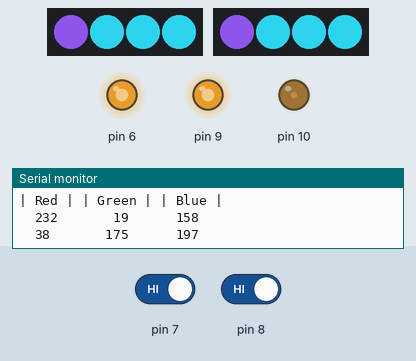
Bench run of a sketch on a simulated Arduino Uno, built with avr-gcc and run on an emulated ATmega328P. Parts: 2 × 4 RGB LEDs in strip order, left to right, output pins drawn as LEDs (lit = HIGH), the last lines printed to the serial monitor. Inputs (shaded band) come from the test bench; at power-on: pin 7 HIGH, pin 8 HIGH. Dim RGB values are drawn brighter than linear; random numbers use the default seed unless the sketch sets one; pins used as bus, display or sensor lines are not drawn.

Above: at 1.28 s.
1.3 s: pin 7 driven LOW
At 1.88 s:
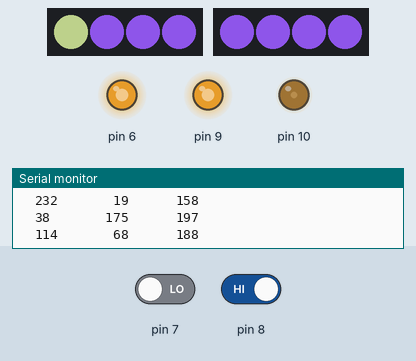
4.5 s: pin 7 driven HIGH
At 4.89 s:
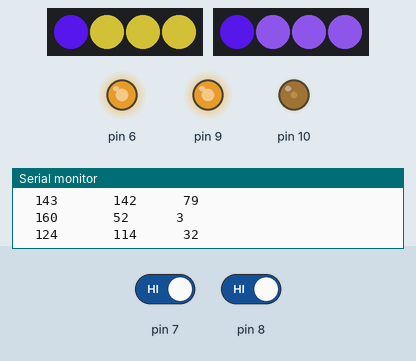
7.7 s: pin 8 driven LOW
At 7.91 s:
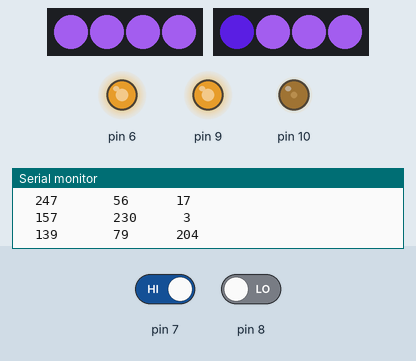
10.9 s: pin 8 driven HIGH
At 11.52 s:
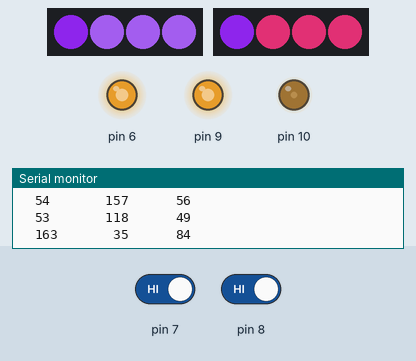
14.1 s: pin 7 driven LOW
At 14.54 s:
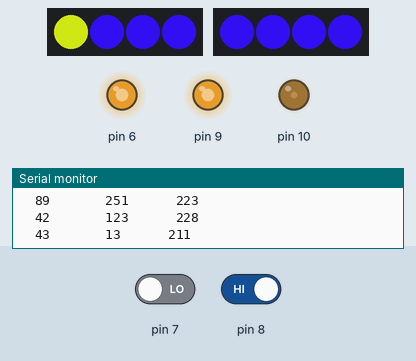
17.3 s: pin 7 driven HIGH
At 17.55 s:
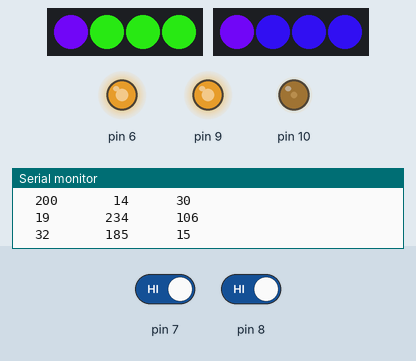
Timing chart, 0 to 23.3 s (numbered marks = the images above; inputs shaded):
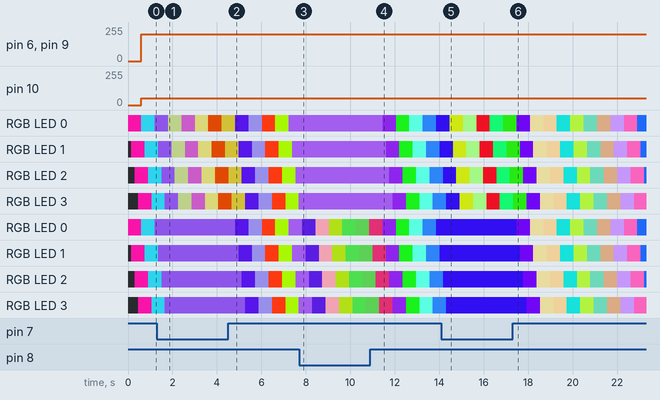

The sketch:

micA_0.1.ino
```cpp
#include <Adafruit_NeoPixel.h>
#include <Arduino.h>

//читаємо термінал
int waiting_time = 10;
int waiting_time_out = 50;
bool bY = 0;

volatile uint32_t debounce;
volatile uint32_t debounce2;
String inString;


bool buttL;        //кнопкаL
bool buttR;        //кнопкаR


#define PINL 3   // входной контакт Neopixel
#define PINR 4   // входной контакт Neopixel
#define NUMPIXELS 4 // количество неопикселей в ринге

Adafruit_NeoPixel pixelsL = Adafruit_NeoPixel(NUMPIXELS, PINL, NEO_GRB + NEO_KHZ800);
Adafruit_NeoPixel pixelsR = Adafruit_NeoPixel(NUMPIXELS, PINR, NEO_GRB + NEO_KHZ800);

byte redColor, greenColor, blueColor;


void setup() {

  pinMode(9, OUTPUT);
  pinMode(6, OUTPUT);
  pinMode(10, OUTPUT);
  pinMode(3, OUTPUT);


  pinMode(8, INPUT );//кнопка
  pinMode(7, INPUT);//кнопка

  pixelsL.begin(); // Инициализирует библиотеку NeoPixel.
  pixelsR.begin(); // Инициализирует библиотеку NeoPixel.

  Serial.begin (9600); // Задаем скорость обмена com-порта 9600

  Serial.println(F("|setup|"));
  Serial.print(F("|NUMPIXELS : "));
  Serial.print(NUMPIXELS);
  Serial.print(F("|"));
  Serial.println(F(""));

  Serial.print(F("| Red | "));
  Serial.print(F("| Green | "));
  Serial.print(F("| Blue |  "));
  Serial.println(F(""));


}

void loop() {


   /////////////////// //читаємо термінал
if (Serial.available() > 0) {

  char inChar = Serial.read();
  inString += inChar;
  debounce = millis();
  }

  if (millis() - debounce >= waiting_time && inString != "") {
    debounce = millis();
    waiting_time_out = inString.toInt();

    if (waiting_time_out == 0) waiting_time_out = 1;

    Serial.println("___________________________________________________");
    Serial.print("Result times : ");
    Serial.println("");


    Serial.println("___________________________________________________");
    Serial.print("next time = ");
    Serial.print(waiting_time_out);
    Serial.println(" m.c.");
    Serial.println("___________________________________________________");
    inString = "";


  }

     if (millis() - debounce2 >= waiting_time_out) {
     debounce2 = millis();
     bY = !bY;
     analogWrite(10, waiting_time_out);
     analogWrite(3, waiting_time_out);
     analogWrite(9, 200);
     analogWrite(6, 200);


  }


  buttL = !digitalRead(8);
  buttR = !digitalRead(7);


  setColor();

}

// setColor()
// выбирает случайные значения для RGB

void setColor(){


  redColor = random(0, 255);
  greenColor = random(0,255);
  blueColor = random(0, 255);

   if (buttR == 0 || buttL == 0) {
  for (int i = 0 ; i < NUMPIXELS; i++ ) {

    // пикселей. Цвет принимает значения RGB, от 0,0,0 до 255,255,255.


      if (buttR == 0 ) {
      pixelsR.setPixelColor(i, pixelsR.Color(redColor, greenColor, blueColor)); // Умеренно ярко-зеленый цвет.
     pixelsR.show(); // Это отправляет обновленный цвет пикселя на аппаратное обеспечение.

  }

    if (buttL == 0 ) {
      pixelsL.setPixelColor(i, pixelsL.Color(redColor, greenColor, blueColor)); // Умеренно ярко-зеленый цвет.
     pixelsL.show(); // Это отправляет обновленный цвет пикселя на аппаратное обеспечение.

  }


      delay(150);
  }

    Serial.print(F("  "));Serial.print(redColor);
    Serial.print(F("       "));Serial.print(greenColor);
    Serial.print(F("      "));Serial.print(blueColor);
    Serial.println(F(""));

   }


}
```
